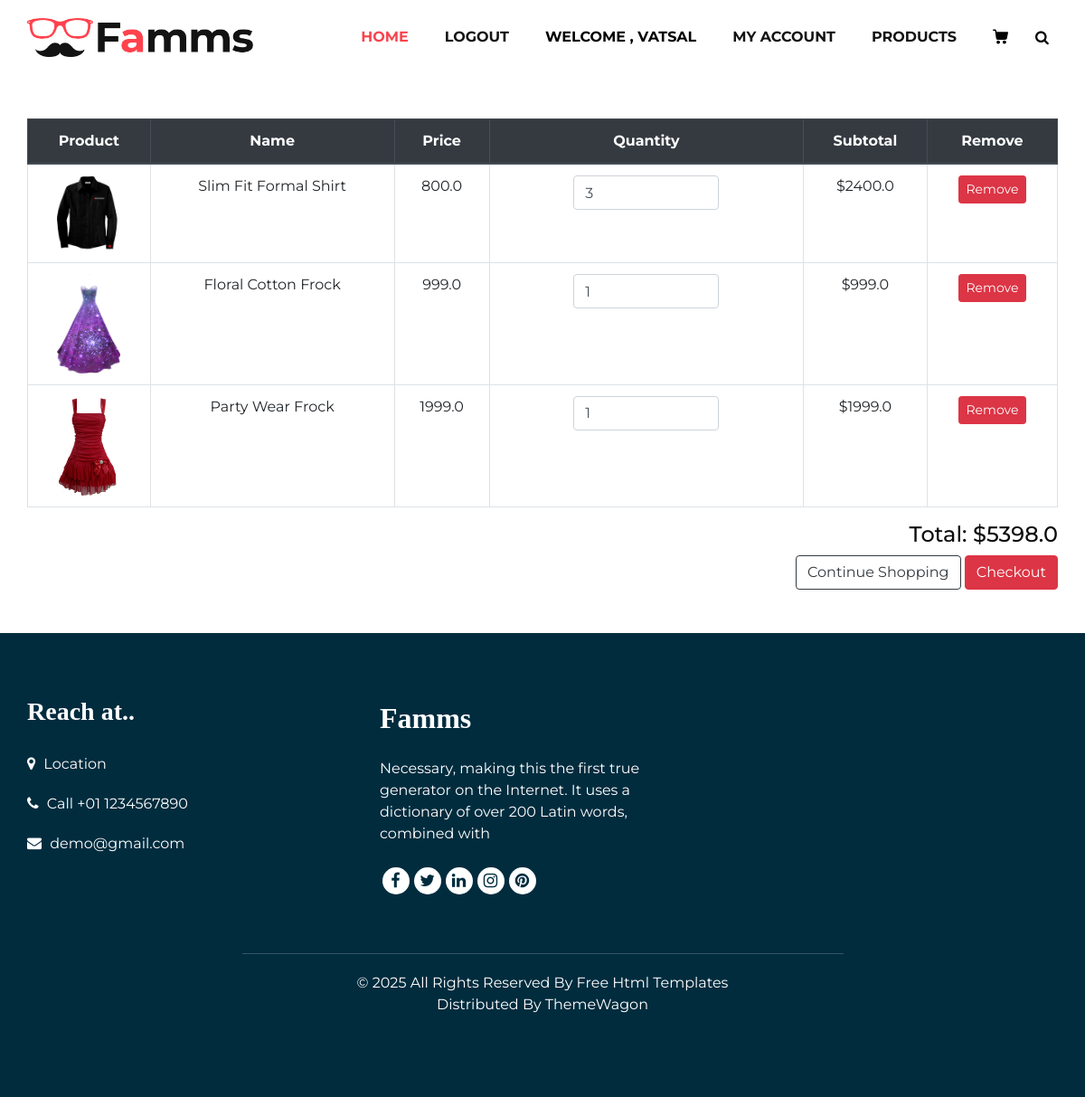
/cart (signed in), run on the app's committed database.
### myapp/models.py (models this page shows)
class Cart(models.Model):
    user = models.ForeignKey(User,on_delete=models.CASCADE)
    product = models.ForeignKey(Product,on_delete=models.CASCADE)
    qty = models.IntegerField(default=1)
    def subTotal(self):
        return self.product.price*self.qty

class Product(models.Model):
    category = models.ForeignKey(Category,on_delete=models.CASCADE)
    name = models.CharField(max_length=50)
    price = models.FloatField()
    qty  =models.IntegerField()
    description = models.TextField()
    image = models.ImageField(upload_to="product_image")

### myapp/views.py (the view)
# urls.py: path('cart', cart, name='cart'),
def cart(request):
    carts = Cart.objects.filter(user=request.user)
    sum = 0
    for c in carts:
        sum+=(c.product.price*c.qty)
    return render(request,"cart.html",{"carts":carts,"sum":sum})

### myapp/templates/cart.html (shortened to what this page needs)
{% extends "base.html" %}
{% load static %}
{% block content %}
<section class="container py-5">
  <div class="table-responsive">
    <table class="table table-bordered text-center">
      <thead class="thead-dark">
        <tr>
          <th>Product</th>
          <th>Name</th>
          <th>Price</th>
          <th>Quantity</th>
          <th>Subtotal</th>
          <th>Remove</th>
        </tr>
      </thead>
      <tbody>
        {%for cart in carts%}
        <tr>
          <td><img src="{{ cart.product.image.url }}" alt="{{ cart.product.name }}" width="70"></td>
          <td>{{cart.product.name}}</td>
          <td>{{cart.product.price}}</td>
          <td><input type="number" value="{{cart.qty}}" class="form-control w-50 mx-auto" onchange="changeQty(value,'{{cart.id}}')"></td>
          <td>${{cart.subTotal}}</td>
          <td><button class="btn btn-danger btn-sm" onclick="deletecart('{{cart.id}}')">Remove</button></td>
        </tr>
        {% endfor %}
      </tbody>
    </table>
  </div>
  <div class="text-right">
    <h4>Total:   ${{sum}}</h4>
    <a href="{% url 'product' %}" class="btn btn-outline-dark">Continue Shopping</a>
    <a href="{%url 'checkout'%}" class="btn btn-danger">Checkout</a>
  </div>
</section>
{% endblock %}

### myapp/templates/base.html (shortened to what this page needs)
{% load static %}
<!DOCTYPE html>
<html>
<head>
    <link rel="stylesheet" type="text/css" href="{% static 'assets/css/bootstrap.css' %}" />
    <link href="{% static 'assets/css/font-awesome.min.css' %}" rel="stylesheet" />
    <link href="{% static 'assets/css/style.css' %}" rel="stylesheet" />
    <link href="{% static 'assets/css/responsive.css' %}" rel="stylesheet" />
</head>
<body>
    <div class="hero_area">
        <header class="header_section">
            <div class="container">
                <nav class="navbar navbar-expand-lg custom_nav-container ">
                    <a class="navbar-brand" href="{%url 'index'%}"><img width="250"
                            src="{% static 'assets/images/logo.png' %}" alt="#" /></a>
                    <div class="collapse navbar-collapse" id="navbarSupportedContent">
                        <ul class="navbar-nav">
                            <li class="nav-item active">
                                <a class="nav-link" href="{% url 'index' %}">Home </a>
                            </li>
                            {% if user.is_authenticated %}
                            <li class="nav-item">
                                <a class="nav-link" href="{% url 'userLogout' %}">Logout</a>
                            </li>
                            <li class="nav-item">
                                <a href="{%url 'index'%}" class="nav-link disabled" style="color: #000;">Welcome ,
                                    {{user}}</a>
                            </li>
                            {% else %}
                            <li class="nav-item">
                                <a class="nav-link" href="{% url 'login_register' %}">Login</a>
                            </li>
                            {% endif %}
                            <li class="nav-item">
                                <a class="nav-link" href="{% url 'account' %}">My Account </a>
                            </li>
                            <li class="nav-item">
                                <a class="nav-link" href="{% url 'product' %}">Products</a>
                            </li>
                            <li class="nav-item">
                                <a class="nav-link" href="{% url 'cart' %}">
                                </a>
                            </li>
                            <form class="form-inline">
                                <button class="btn  my-2 my-sm-0 nav_search-btn" type="submit">
                                    <i class="fa fa-search" aria-hidden="true"></i>
                                </button>
                            </form>
                        </ul>
                    </div>
                </nav>
            </div>
        </header>
        {% block content %}{% endblock %}
        <footer class="footer_section">
            <div class="container">
                <div class="row">
                    <div class="col-md-4 footer-col">
                        <div class="footer_contact">
                            <h4>
                                Reach at..
                            </h4>
                            <div class="contact_link_box">
                                <a href="">
                                    <i class="fa fa-map-marker" aria-hidden="true"></i>
                                    <span>
                                        Location
                                    </span>
                                </a>
                                <a href="">
                                    <i class="fa fa-phone" aria-hidden="true"></i>
                                    <span>
                                        Call +01 1234567890
                                    </span>
                                </a>
                                <a href="">
                                    <i class="fa fa-envelope" aria-hidden="true"></i>
                                    <span>
                                        demo@gmail.com
                                    </span>
                                </a>
                            </div>
                        </div>
                    </div>
                    <div class="col-md-4 footer-col">
                        <div class="footer_detail">
                            <a href="index.html" class="footer-logo">
                                Famms
                            </a>
                            <p>
                                Necessary, making this the first true generator on the Internet. It uses a dictionary of
                                over 200 Latin words, combined with
                            </p>
                            <div class="footer_social">
                                <a href="">
                                    <i class="fa fa-facebook" aria-hidden="true"></i>
                                </a>
                                <a href="">
                                    <i class="fa fa-twitter" aria-hidden="true"></i>
                                </a>
                                <a href="">
                                    <i class="fa fa-linkedin" aria-hidden="true"></i>
                                </a>
                                <a href="">
                                    <i class="fa fa-instagram" aria-hidden="true"></i>
                                </a>
                                <a href="">
                                    <i class="fa fa-pinterest" aria-hidden="true"></i>
                                </a>
                            </div>
                        </div>
                    </div>
                    <div class="col-md-4 footer-col">
                        <div class="map_container">
                            <div class="map">
                                <div id="googleMap"></div>
                            </div>
                        </div>
                    </div>
                </div>
                <div class="footer-info">
                    <div class="col-lg-7 mx-auto px-0">
                        <p>
                            &copy; <span id="displayYear"></span> All Rights Reserved By
                            <a href="https://html.design/">Free Html Templates</a><br>
                            Distributed By <a href="https://themewagon.com/" target="_blank">ThemeWagon</a>
                        </p>
                    </div>
                </div>
            </div>
        </footer>
</body>
</html>

### static/assets/css/style.css (style rules this page uses)
* { box-sizing: border-box; }
body { font-family: 'Montserrat', sans-serif; color: #0c0c0c; background-color: #ffffff; overflow-x: hidden; }
a, a:hover, a:focus { text-decoration: none; }
.btn, .btn:focus { outline: none !important; -webkit-box-shadow: none; box-shadow: none; }
.hero_area { position: relative; min-height: 100vh; display: -webkit-box; display: -ms-flexbox; display: flex; -webkit-box-orient: vertical; -webkit-box-direction: normal; -ms-flex-direction: column; flex-direction: column; }
.header_section { padding: 15px 0; }
.navbar-brand { font-family: 'Playfair Display', serif; }
.custom_nav-container { padding: 0; }
.custom_nav-container .navbar-nav { margin-left: auto; }
.custom_nav-container .navbar-nav .nav-item .nav-link { padding: 5px 20px; color: #131313; text-align: center; text-transform: uppercase; border-radius: 5px; -webkit-transition: all 0.3s; transition: all 0.3s; font-weight: 700; }
.custom_nav-container .navbar-nav .nav-item .nav-link svg { width: 17px; height: auto; fill: #000000; margin-bottom: 2px; }
.custom_nav-container .navbar-nav .nav-item:hover .nav-link, .custom_nav-container .navbar-nav .nav-item.active .nav-link { color: #f7444e; }
.custom_nav-container .nav_search-btn { width: 35px; height: 35px; padding: 0; border: none; color: #000000; }
.footer_section { background-color: #002c3e; color: #ffffff; padding-top: 70px; }
.footer_section { color: #ffffff; text-align: left; }
.footer_section h4 { font-size: 28px; }
.footer_section h4, .footer_section .footer-logo { font-weight: 600; margin-bottom: 20px; font-family: 'Playfair Display', serif; text-align: left; }
.footer_section .footer-col { margin-bottom: 30px; }
.footer_section .footer_contact .contact_link_box { display: -webkit-box; display: -ms-flexbox; display: flex; -webkit-box-orient: vertical; -webkit-box-direction: normal; -ms-flex-direction: column; flex-direction: column; }
.footer_section .footer_contact .contact_link_box a { margin: 10px 0; color: #ffffff; }
.footer_section .footer_contact .contact_link_box a i { margin-right: 5px; }
.footer_section .footer-logo { display: block; font-weight: bold; font-size: 32px; color: #ffffff; }
.footer_section .footer_social { display: -webkit-box; display: -ms-flexbox; display: flex; -webkit-box-pack: left; -ms-flex-pack: center; justify-content: left; margin-top: 25px; margin-bottom: 10px; }
.footer_section .footer_social a { display: -webkit-box; display: -ms-flexbox; display: flex; -webkit-box-pack: center; -ms-flex-pack: center; justify-content: center; -webkit-box-align: center; -ms-flex-align: center; align-items: center; color: #002c3e; width: 30px; height: 30px; border-radius: 100%; background-color: #ffffff; border-radius: 100%; margin: 0 2.5px; font-size: 18px; }
.footer_section .map_container { width: 100%; height: 175px; overflow: hidden; display: -webkit-box; display: -ms-flexbox; display: flex; -webkit-box-align: stretch; -ms-flex-align: stretch; align-items: stretch; }
.footer_section .map_container .map { height: 100%; -webkit-box-flex: 1; -ms-flex: 1; flex: 1; }
.footer_section .map_container .map #googleMap { height: 100%; }
.footer_section .footer-info { text-align: center; margin-top: 25px; }
.footer_section .footer-info p { color: #ffffff; margin: 0; padding: 20px 0; border-top: 1px solid rgba(255,255,255,0.2); }
.footer_section .footer-info p a { color: inherit; }
footer { background: #f8f8f8; padding: 90px 0 70px; }

### static/assets/css/responsive.css (style rules this page uses)
@media (min-width: 1200px) { .container { max-width: 1170px; } }

### data on the page
Cart: product.image (picture), product.name "Slim Fit Formal Shirt", product.price "800.0", qty "3", subTotal "2400.0"
Cart: product.image (picture), product.name "Floral Cotton Frock", product.price "999.0", qty "1", subTotal "999.0"
Cart: product.image (picture), product.name "Party Wear Frock", product.price "1999.0", qty "1", subTotal "1999.0"

### other printed values
{{ user }} "VATSAL"
{{ sum }} "5398.0"
